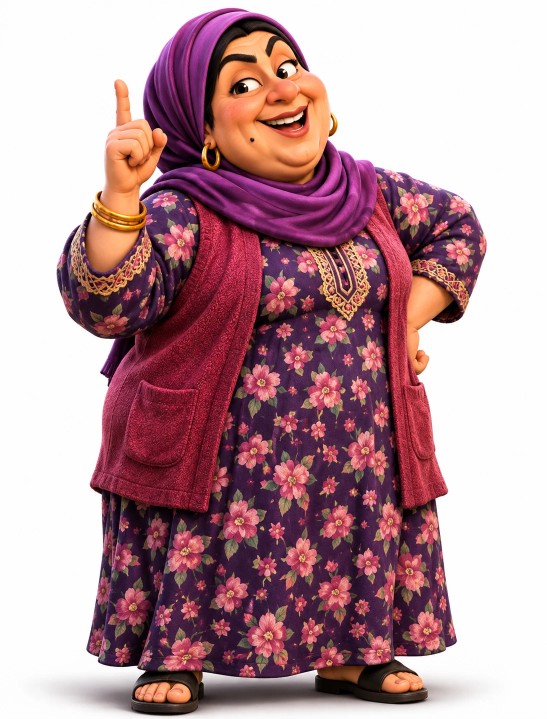
#> input picture assets/characters/approved/om_abdo_full.png, 1093 x 1438 px, given in place of zizo_trend_half_original_with_logos.png, which was not available (shown at 1/2 size)
$ python clean_zizo_logos.py
#> lines starting #> are read from the running program, lines starting #| are printed output that depends on the picture; after the words box and inside, x2 and y2 are one past the last pixel; in counts of white or black regions, pixels touching at a corner belong together
"""One-off: remove YouTube/TikTok brand logos from Zizo's approved image (owner asked for a plain hoodie).
Input: assets/characters/source/zizo_trend_half_original_with_logos.png → assets/characters/approved/zizo_trend_half.png"""
import cv2
import numpy as np
from PIL import Image, ImageDraw, ImageFilter

SRC = "assets/characters/source/zizo_trend_half_original_with_logos.png"
DST = "assets/characters/approved/zizo_trend_half.png"

im = Image.open(SRC).convert("RGB")
#> im is the input picture: PIL image 1093x1438 RGB; mean R, G, B 183.9, 147.9, 154.2
# hoodie patch: clone plain fabric from just below the logo
box = (657, 814, 752, 918)
h = box[3] - box[1]
patch = im.crop((box[0], box[3] + 4, box[2], box[3] + 4 + h))
m = Image.new("L", patch.size, 0)
#> m: PIL image 95x104 L; every value is 0
ImageDraw.Draw(m).rectangle([4, 4, patch.width - 4, patch.height - 4], fill=255)
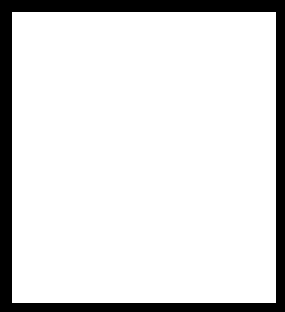
#> m: PIL image 95x104 L (shown 3 times larger); 86.4% white; 1 black region, box (x1, y1, x2, y2) and area: (0, 0, 95, 104) 1344
im.paste(patch, box[:2], m.filter(ImageFilter.GaussianBlur(2)))

# phone: pass 1 — anything that is not the case colour and not skin inside the logo boxes
a = np.array(im)
hsv = cv2.cvtColor(a, cv2.COLOR_RGB2HSV)
#> hsv: shape (1438, 1093, 3); mean H, S, V 69.8, 83.6, 184
x0, y0, x1, y1 = 845, 640, 955, 800
reg = a[y0:y1, x0:x1].astype(int)
r, g, b = reg[..., 0], reg[..., 1], reg[..., 2]
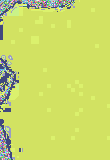
#> r: shape (160, 110) int64; 202 distinct labels, from 9 to 255; one colour per label, 0 black
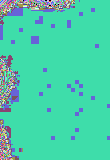
#> g: shape (160, 110) int64; 238 distinct labels, from 0 to 255; one colour per label, 0 black
#> b: shape (160, 110) int64; 230 distinct labels, from 0 to 255
sat = hsv[y0:y1, x0:x1, 1].astype(int)
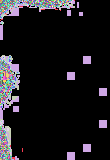
#> sat: shape (160, 110) int64; 212 distinct labels, from 0 to 255; one colour per label, 0 black
case = a[705, 828].astype(int)
#> case = [248, 152, 98]
dist = np.abs(reg - case).sum(-1)
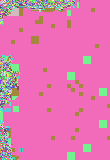
#> dist: shape (160, 110) int64; 376 distinct labels, from 3 to 488; one colour per label, 0 black
skin = (sat > 45) & (sat < 150) & (r - b > 35) & (r > g) & (g > b)
#> skin: shape (160, 110) bool; 1.5% white; 6 white regions (4 under 20 px), largest, box (x1, y1, x2, y2) and area: (0, 60, 14, 103) 235, (0, 0, 17, 14) 27
ys, xs = np.mgrid[y0:y1, x0:x1]
inside = ((xs >= 853) & (xs <= 948) & (ys <= 737)) | ((xs >= 828) & (xs <= 890) & (ys >= 744) & (ys <= 797))
mask = np.zeros(a.shape[:2], np.uint8)
mask[y0:y1, x0:x1] = ((dist > 45) & ~skin & inside).astype(np.uint8) * 255
#> mask: shape (1438, 1093); 0.75% white; 2 white regions, box (x1, y1, x2, y2) and area: (853, 640, 949, 738) 9296, (845, 744, 891, 798) 2484
a = cv2.inpaint(a, cv2.dilate(mask, np.ones((7, 7), np.uint8)), 9, cv2.INPAINT_TELEA)

# pass 2 — leftover red/white of the small YouTube badge
x0, y0, x1, y1 = 815, 735, 900, 805
reg = a[y0:y1, x0:x1].astype(int)
#> reg: shape (70, 85, 3) int64
r, g, b = reg[..., 0], reg[..., 1], reg[..., 2]
#> r: shape (70, 85) int64
#> g: shape (70, 85) int64
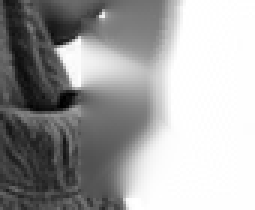
#> b: shape (70, 85) int64 (shown 3 times larger); min 0, max 255, mean 162.6
mask = np.zeros(a.shape[:2], np.uint8)
mask[y0:y1, x0:x1] = (((r > 110) & (r - g > 60) & (r - b > 50)) | ((r > 170) & (g > 170) & (b > 170))).astype(np.uint8) * 255
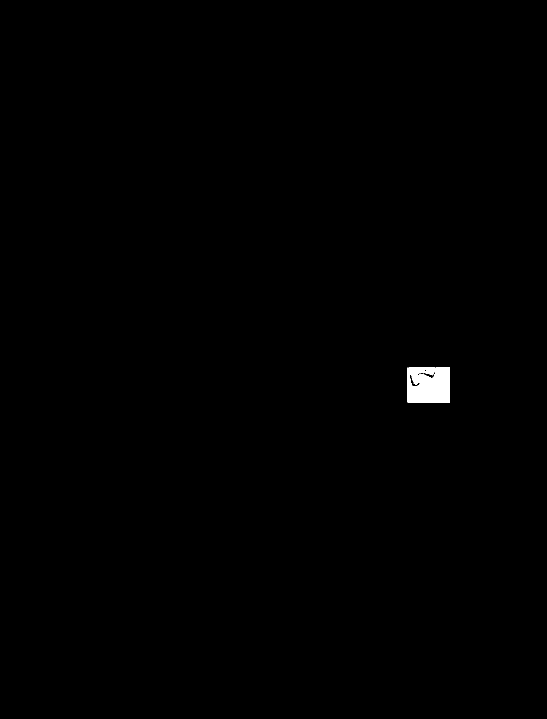
#> mask: shape (1438, 1093) (shown at 1/2 size); 0.36% white; 1 white region, box (x1, y1, x2, y2) and area: (815, 735, 900, 805) 5618
a = cv2.inpaint(a, cv2.dilate(mask, np.ones((7, 7), np.uint8)), 9, cv2.INPAINT_TELEA)
Image.fromarray(a).save(DST)
